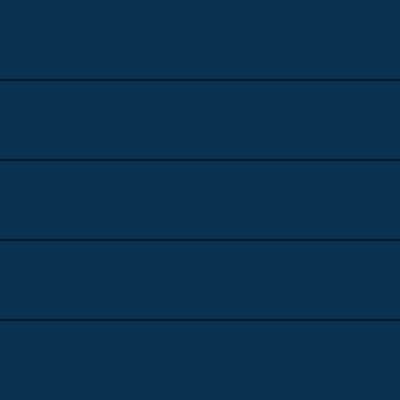
Frame 1 (no input)
Frame 60 (no input): identical to frame 1, image omitted
Frame 120 (the mouse pressed at the canvas centre since frame 60): identical to frame 1, image omitted

The p5.js sketch that drew this single still picture (run headless with seeded random() and noise() and a simulated clock; from frame 60 on, the mouse is pressed at the canvas centre):

// p5.js sketch
// ── sketch.js
// Shauna Cross
// IGME-609
// PE Interactivity
// February 12, 2019


function setup() 
{   
  // 1. Canvas should be 400 pixel wide x 400 pixel tall
  createCanvas(400, 400);
  
  // 2. Use any background color you like     
  background(10,50,80);
  
  // 3. Draw lines so they appear like the image    
  //    to the right. There should be 4 lines,   
  //    equally spaced down the canvas. Remember that you   
  //    you can use built in variables and do math to make   
  //    sure the spacing is correct! 
  line(0,height/5,width,width/5);
  line(0,2*height/5,width,2*width/5);
  line(0,3*height/5,width,3*width/5);
  line(0,4*height/5,width,4*width/5);

} 
 

function draw() 
{   
  // When the c key is pressed, follow the mouse with an ellipse.     
  if(keyIsPressed && key == 'c')   
  {     
    // 4. Follow the mouse with a ellipse of any size.     
    //    Be sure all of your ellipse code is within these nested curly brackets. 
    ellipse(mouseX, mouseY, 20);
 
  }   
  
  
// When the e key is pressed, erase the background.    
  if(keyIsPressed && key == 'e')   
  {     
    // 5. "Erase" the background  
    clear();
    background(10,50,80);
  }  
  
  
  // When the r key is pressed, draw a rectangle.    
  if(keyIsPressed && key == 'r')   
  {     
    // 6. Draw a rectangle from the upper left-corner of canvas     
    //    and whose width is the same as the mouse's X coordinate     
    //    and the height is the mouse's Y coordinate     
    //    It "grows" with the mouse 
    rect(0,0,mouseX,mouseY);  
  }      
  
    // When the s key is pressed, draw a line from the mouse.   
    //    to each canvas corner.    
  if(keyIsPressed && key == 's')   
  {     
    
    // 7. Draw a line from mouse to each corner of the canvas 
    line(0,height,mouseX,mouseY);
    line(width,0,mouseX,mouseY);
    line(0,0,mouseX,mouseY);
    line(width,height,mouseX,mouseY);
 
  } 
} 
